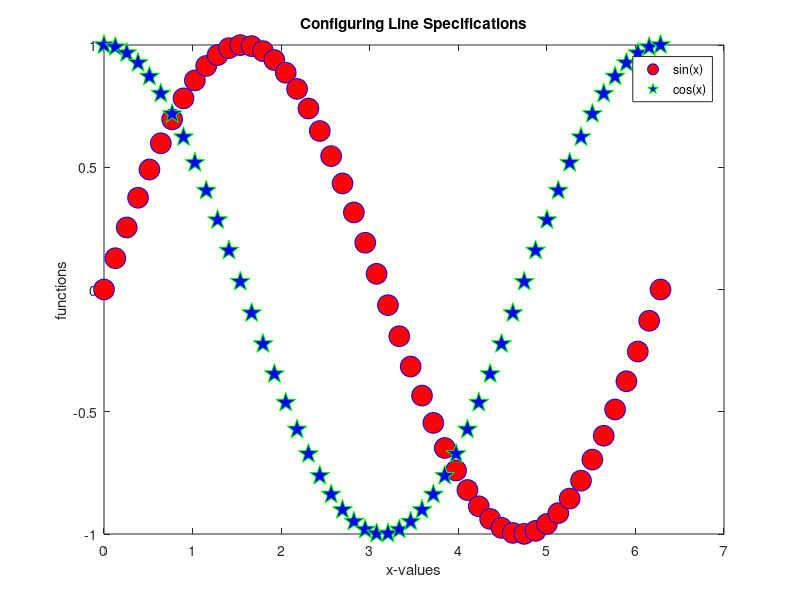

Source code (MATLAB):
# CODE 8: 
# Create a script for line specifications

# x-axis values
x = linspace(0, 2*pi, 50)

# y-axis values
sin_curve = sin(x)   
cos_curve = cos(x)

# plotting
plt = plot( # sin-curve red-blue circles
           x, sin_curve, 'ob',
          'MarkerFaceColor', 'r',            
          'MarkerSize', 15,
           
           # cos-curves blue-green pentagrams
            x, cos_curve, 'pentagramg',
           'MarkerFaceColor', 'b',
           'MarkerSize', 15)

# annotations
title('Configuring Line Specifications')
xlabel('x-values')
ylabel('functions')
legend('sin(x)', 'cos(x)')
